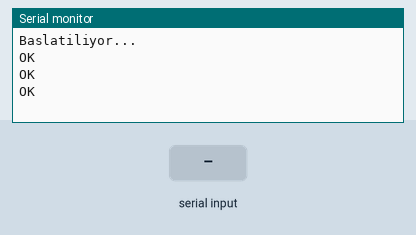
This sketch was run on a simulated Arduino Uno, built with avr-gcc and run on an emulated ATmega328P. Parts: the last lines printed to the serial monitor. The test bench sets the inputs (shaded band). The modem accepts every AT command (registered, SIM ready, sends succeed) and sends nothing else.

Above: at 2.0 s.
2.1 s: "1" received over the second serial link
At 3.3 s:
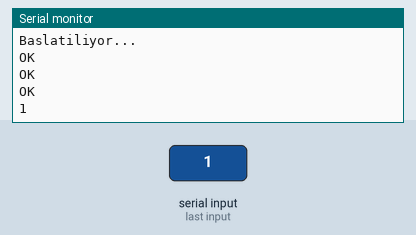
3.8 s: "0" received over the second serial link
At 4.5 s:
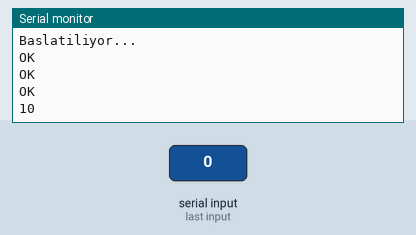

Measured:
- after the input at 2.1 s, the serial monitor: prints a new line after 0.23 s (image 1)
- after the input at 3.8 s, the serial monitor: prints a new line at once (image 2)

The sketch:

sim900A.ino
```cpp
#include <SoftwareSerial.h>
/*
* bu kismi 7 ve 8 pin olarak ben
* ayarladim siz ardunio uzerinde
* hangi pinleri kullanacaksaniz ona gore duzenleyin.
*/
SoftwareSerial mySerial(7, 8);
void setup()
{
  Serial.begin(9600);
  mySerial.begin(9600);
  Serial.println("Baslatiliyor...");
  delay(100);
  /* Cihazin hazir olmasini sagliyoruz.*/
  mySerial.println("AT");
  delay(100);
  /* 0 minimum functionality
   * 1 full functionality
   * 2 disable telefon iletim RF
   * 3 disable telefon alma RF
   * 4 disable telefon iletme ve alma RF
   * biz 1 ile full func kullanacagimizi bildiriyoruz.
   */
  mySerial.println("AT+CFUN=1");
  delay(100);
  /* 0 PDU MOD
   * 1 TEXT MOD
   * biz 1 ile text moda aliyoruz.
   */
  mySerial.println("AT+CMGF=1");
  updateSerial();
}

void loop()
{
  updateSerial();
}

void updateSerial()
{
  delay(500);
  /*  ardunio ile gsmkit arasinda while
   *  dongusu olusturup, arduniodan
   *  gsmkite veya gsmkitten ardunio
   *  gelen veriyi takip ediyoruz.
   */
  while (Serial.available())
  {
    mySerial.write(Serial.read());
      delay(1500);
  }
  while(mySerial.available())
  {
    Serial.write(mySerial.read());
  }
}
```
